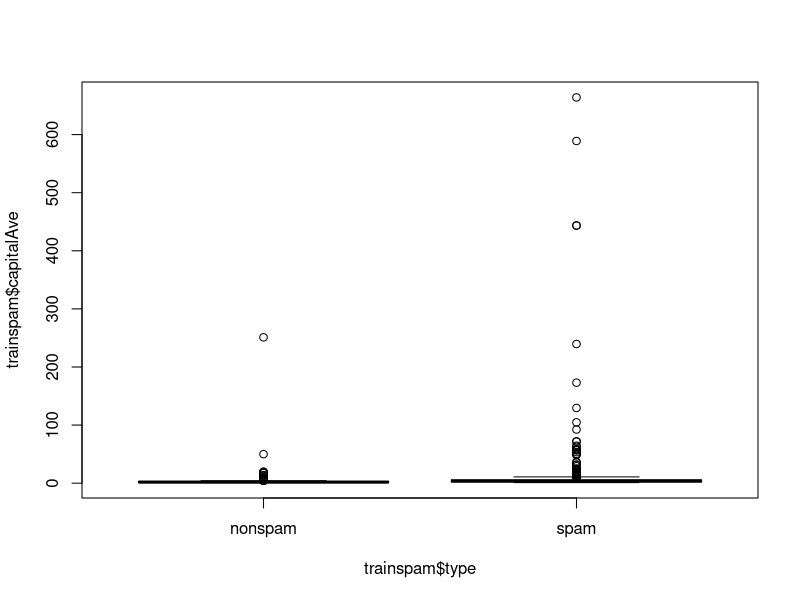
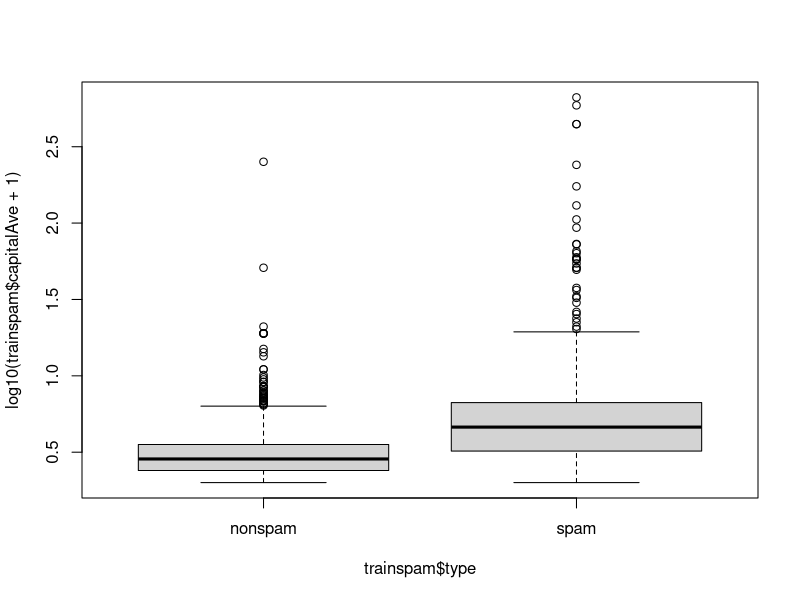
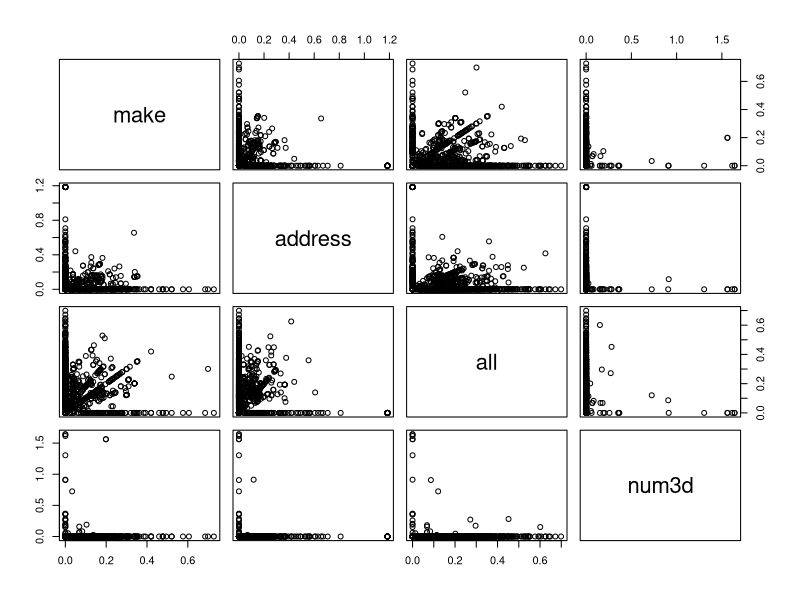
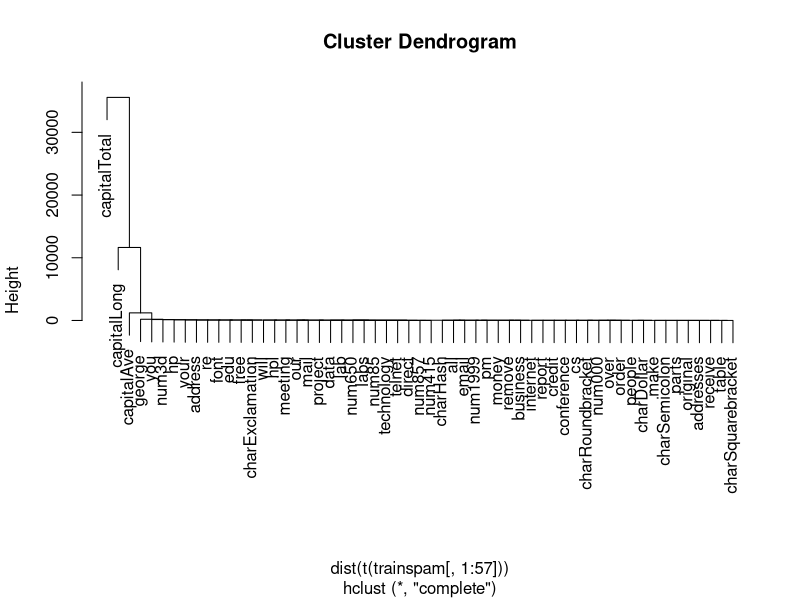
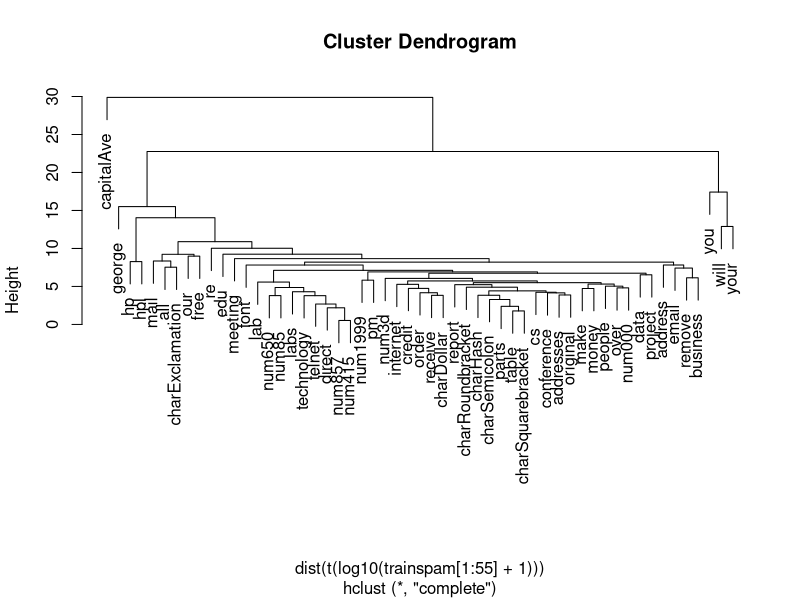

Write R code to recreate these figures, in order.
library(kernlab)
data(spam)
str(spam[,1:5])
length(spam)
nrow(spam)
ncol(spam)

##exploratory data analysis
#1. seperate the dataset randomly into two dataset. 
set.seed(3435)
indicator <- rbinom(nrow(spam),1,0.5)  
table(indicator)
trainspam <- spam[indicator ==1,] # randomply seperate the original dataset
testspam <- spam[indicator == 0,]

#2. see summary and get a sense of the trainspam data
names(trainspam)
head(trainspam)
table(trainspam$type)

#3. ploting. but since all the variables are numeric excpet the last one. how to explore it?
plot(trainspam$capitalAve ~ trainspam$type)
plot(log10(trainspam$capitalAve+1) ~ trainspam$type)
plot(log10(trainspam[,1:4]+1))  #relationship between predictors
#clustering
hcluster <- hclust(dist(t(trainspam[,1:57])))
plot(hcluster)
hcluster_updated <- hclust(dist(t(log10(trainspam[1:55]+1))))
plot(hcluster_updated)

## statistical prediction and modeling
trainspam$numType <- as.numeric(trainspam$type)-1
costfunction <- function(x,y) {sum(x!=(y>0.5))}
cvError <- rep(NA,55)
library(boot)
for(i in 1:55){
    lmformula <- reformulate(names(trainspam)[i], response = "numType")
    glmfit <- glm(lmformula,family="binomial",data=trainspam)
    cvError[i] <- cv.glm(data=trainspam,glmfit, costfunction,K=2)$delta[2]
    # k: the number of groups into which the data should be split to estimate the cross
    # validation prediction error. 
}

names(trainspam)[which.min(cvError)]

## get a measure of uncertainty
#use the best model from the group
prediction_model <- glm(numType ~ charDollar, family="binomial", data = trainspam)
#get predictions on the test set
prediction_test <- predict(prediction_model,testspam)
predicted_spam <- rep("nonspam",dim(testspam)[1])
#classify as "sapm" for those with prob > 0.5
predicted_spam[prediction_model$fitted >0.5] = "spam"

##classification table
table(predicted_spam,testspam$type)
